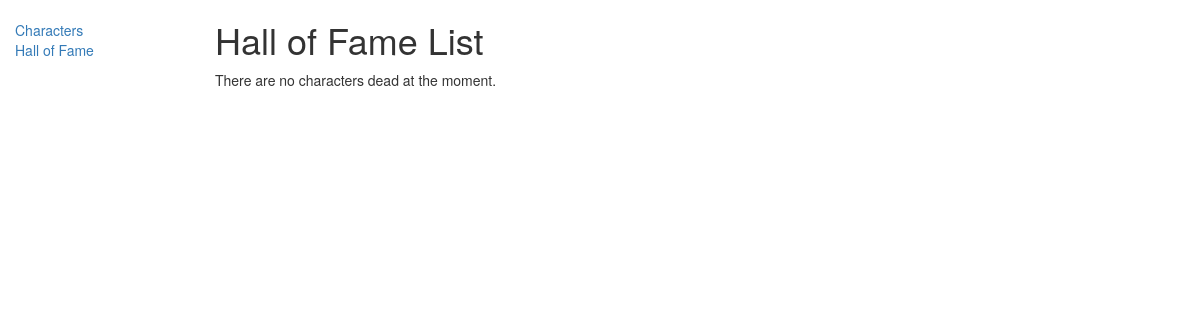
The app's page /fragtracker/halloffame/, older data.
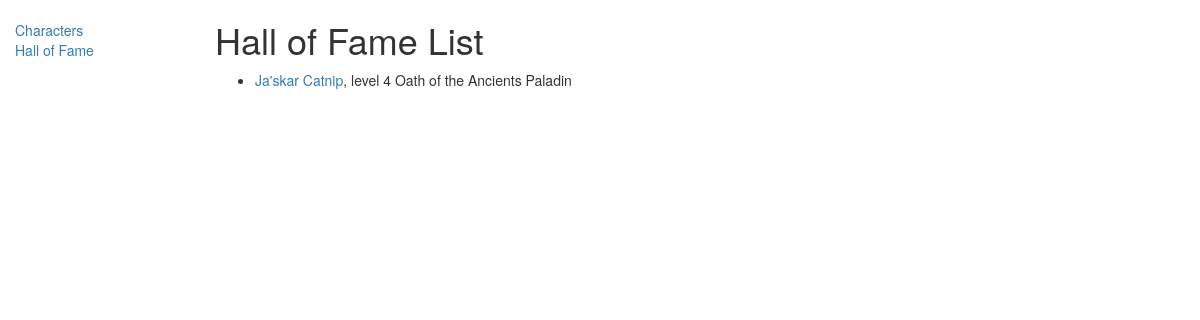
The same page, newer data.
### frag_tracker/models.py (models this page shows, shortened)
class Character(models.Model):
    name = models.CharField(max_length=100, help_text="Enter a character name (fx. Legolas Greenleaf")
    level = models.IntegerField()
    frags = models.IntegerField(default=0)
    alive = models.BooleanField(default=True)
    CLASS_OPTIONS = (
        ('BB', 'Barbarian'),
        ('BA', 'Bard'),
        ('CL', 'Cleric'),
        ('DR', 'Druid'),
        ('FI', 'Fighter'),
        ('MO', 'Monk'),
        ('PA', 'Paladin'),
        ('RA', 'Ranger'),
        ('RO', 'Rogue'),
        ('SO', 'Sorcerer'),
        ('WA', 'Warlock'),
        ('WI', 'Wizard'),
    )
    player_super_class = models.CharField(max_length=2, choices=CLASS_OPTIONS,
                                          help_text="Select the main class of your character.")
    player_sub_class = models.CharField(max_length=50, help_text="Enter the subclass of your character")
    def get_absolute_url(self):
        return reverse('character-detail', args=[str(self.id)])

### frag_tracker/views.py (the view)
def hall_of_fame_list_view(request):
    hof_list = Character.objects.filter(alive=False)
    return render(
        request,
        'frag_tracker/hall_of_fame.html',
        context={'halloffamelist': hof_list, }
    )

### frag_tracker/templates/frag_tracker/hall_of_fame.html
{% extends "base_generic.html" %}
{% block content %}
    <h1>Hall of Fame List</h1>
    {% if halloffamelist %}
        <ul>
            {% for character in halloffamelist %}
                <li>
                    <a href="{{ character.get_absolute_url }}">{{ character.name }}</a>,
                    level {{ character.level }} {{ character.player_sub_class }} {{ character.get_player_super_class_display }}
                </li>
            {% endfor %}
        </ul>
    {% else %}
        <p>There are no characters dead at the moment.</p>
    {% endif %}
{% endblock %}

Row changes from the older to the newer data that the page shows:
added Character: name "Ja'skar Catnip", level "4", player_sub_class "Oath of the Ancients", player_super_class "Paladin"
Text that changed along with them:
text no longer shown: "There are no characters dead at the moment."
